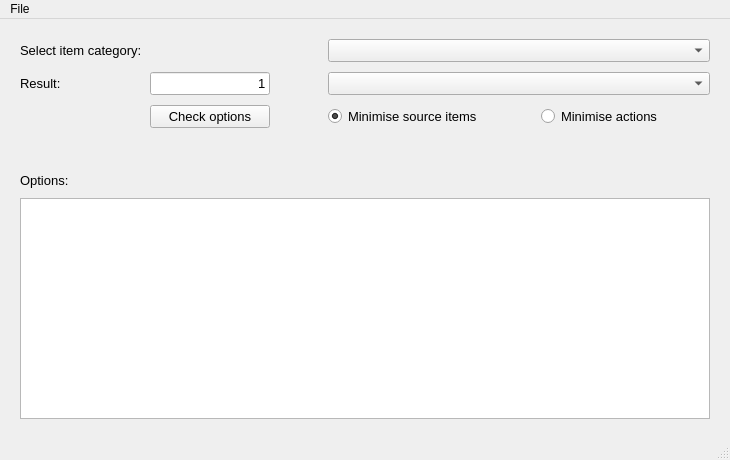
<?xml version="1.0" encoding="UTF-8"?>
<ui version="4.0">
 <class>MainWindow</class>
 <widget class="QMainWindow" name="MainWindow">
  <property name="geometry">
   <rect>
    <x>0</x>
    <y>0</y>
    <width>730</width>
    <height>460</height>
   </rect>
  </property>
  <property name="minimumSize">
   <size>
    <width>730</width>
    <height>460</height>
   </size>
  </property>
  <property name="windowTitle">
   <string>Fallen London - Item Conversion Calculator (by rahv7) - v0.9</string>
  </property>
  <widget class="QWidget" name="centralwidget">
   <property name="minimumSize">
    <size>
     <width>680</width>
     <height>415</height>
    </size>
   </property>
   <layout class="QHBoxLayout" name="horizontalLayout">
    <property name="margin">
     <number>10</number>
    </property>
    <item>
     <widget class="QWidget" name="widget" native="true">
      <property name="sizePolicy">
       <sizepolicy hsizetype="Preferred" vsizetype="Preferred">
        <horstretch>0</horstretch>
        <verstretch>0</verstretch>
       </sizepolicy>
      </property>
      <property name="minimumSize">
       <size>
        <width>680</width>
        <height>400</height>
       </size>
      </property>
      <layout class="QGridLayout" name="gridLayout_2">
       <property name="margin">
        <number>0</number>
       </property>
       <property name="spacing">
        <number>0</number>
       </property>
       <item row="0" column="0">
        <layout class="QGridLayout" name="gridLayout">
         <property name="margin">
          <number>10</number>
         </property>
         <property name="spacing">
          <number>10</number>
         </property>
         <item row="1" column="1">
          <widget class="QLineEdit" name="itemAmount">
           <property name="enabled">
            <bool>true</bool>
           </property>
           <property name="minimumSize">
            <size>
             <width>120</width>
             <height>0</height>
            </size>
           </property>
           <property name="maximumSize">
            <size>
             <width>100</width>
             <height>16777215</height>
            </size>
           </property>
           <property name="font">
            <font>
             <pointsize>10</pointsize>
            </font>
           </property>
           <property name="text">
            <string>1</string>
           </property>
           <property name="alignment">
            <set>Qt::AlignRight|Qt::AlignTrailing|Qt::AlignVCenter</set>
           </property>
          </widget>
         </item>
         <item row="2" column="1">
          <widget class="QPushButton" name="startButton">
           <property name="enabled">
            <bool>true</bool>
           </property>
           <property name="minimumSize">
            <size>
             <width>120</width>
             <height>0</height>
            </size>
           </property>
           <property name="font">
            <font>
             <pointsize>10</pointsize>
            </font>
           </property>
           <property name="text">
            <string>Check options</string>
           </property>
          </widget>
         </item>
         <item row="1" column="0">
          <widget class="QLabel" name="itemLabel">
           <property name="font">
            <font>
             <pointsize>10</pointsize>
            </font>
           </property>
           <property name="text">
            <string>Result:</string>
           </property>
           <property name="alignment">
            <set>Qt::AlignLeading|Qt::AlignLeft|Qt::AlignVCenter</set>
           </property>
          </widget>
         </item>
         <item row="3" column="0">
          <widget class="QLabel" name="optionsLabel">
           <property name="minimumSize">
            <size>
             <width>0</width>
             <height>50</height>
            </size>
           </property>
           <property name="font">
            <font>
             <pointsize>10</pointsize>
            </font>
           </property>
           <property name="text">
            <string>Options:</string>
           </property>
           <property name="alignment">
            <set>Qt::AlignBottom|Qt::AlignLeading|Qt::AlignLeft</set>
           </property>
          </widget>
         </item>
         <item row="0" column="0" colspan="2">
          <widget class="QLabel" name="catLabel">
           <property name="minimumSize">
            <size>
             <width>250</width>
             <height>0</height>
            </size>
           </property>
           <property name="font">
            <font>
             <pointsize>10</pointsize>
            </font>
           </property>
           <property name="text">
            <string>Select item category:</string>
           </property>
          </widget>
         </item>
         <item row="2" column="3">
          <widget class="QRadioButton" name="itemsButton">
           <property name="font">
            <font>
             <pointsize>10</pointsize>
            </font>
           </property>
           <property name="text">
            <string>Minimise source items</string>
           </property>
           <property name="checked">
            <bool>true</bool>
           </property>
          </widget>
         </item>
         <item row="2" column="5">
          <widget class="QRadioButton" name="actionsButton">
           <property name="font">
            <font>
             <pointsize>10</pointsize>
            </font>
           </property>
           <property name="text">
            <string>Minimise actions</string>
           </property>
          </widget>
         </item>
         <item row="2" column="2">
          <spacer name="horizontalSpacer">
           <property name="orientation">
            <enum>Qt::Horizontal</enum>
           </property>
           <property name="sizeHint" stdset="0">
            <size>
             <width>40</width>
             <height>20</height>
            </size>
           </property>
          </spacer>
         </item>
         <item row="2" column="4">
          <spacer name="horizontalSpacer_2">
           <property name="orientation">
            <enum>Qt::Horizontal</enum>
           </property>
           <property name="sizeHint" stdset="0">
            <size>
             <width>40</width>
             <height>20</height>
            </size>
           </property>
          </spacer>
         </item>
         <item row="2" column="6">
          <spacer name="horizontalSpacer_4">
           <property name="orientation">
            <enum>Qt::Horizontal</enum>
           </property>
           <property name="sizeHint" stdset="0">
            <size>
             <width>40</width>
             <height>20</height>
            </size>
           </property>
          </spacer>
         </item>
         <item row="2" column="0">
          <spacer name="horizontalSpacer_3">
           <property name="orientation">
            <enum>Qt::Horizontal</enum>
           </property>
           <property name="sizeHint" stdset="0">
            <size>
             <width>40</width>
             <height>20</height>
            </size>
           </property>
          </spacer>
         </item>
         <item row="4" column="0" colspan="7">
          <widget class="QTableView" name="tableView">
           <property name="enabled">
            <bool>true</bool>
           </property>
           <property name="horizontalScrollBarPolicy">
            <enum>Qt::ScrollBarAsNeeded</enum>
           </property>
          </widget>
         </item>
         <item row="0" column="3" colspan="4">
          <widget class="QComboBox" name="catBox">
           <property name="minimumSize">
            <size>
             <width>250</width>
             <height>0</height>
            </size>
           </property>
           <property name="font">
            <font>
             <pointsize>10</pointsize>
            </font>
           </property>
          </widget>
         </item>
         <item row="1" column="3" colspan="4">
          <widget class="QComboBox" name="itemBox">
           <property name="enabled">
            <bool>true</bool>
           </property>
           <property name="minimumSize">
            <size>
             <width>250</width>
             <height>0</height>
            </size>
           </property>
           <property name="font">
            <font>
             <pointsize>10</pointsize>
            </font>
           </property>
          </widget>
         </item>
        </layout>
       </item>
      </layout>
     </widget>
    </item>
   </layout>
  </widget>
  <widget class="QMenuBar" name="menubar">
   <property name="geometry">
    <rect>
     <x>0</x>
     <y>0</y>
     <width>730</width>
     <height>26</height>
    </rect>
   </property>
   <widget class="QMenu" name="menuFile">
    <property name="title">
     <string>File</string>
    </property>
    <addaction name="actionInfo"/>
    <addaction name="actionExit"/>
   </widget>
   <addaction name="menuFile"/>
  </widget>
  <widget class="QStatusBar" name="statusbar"/>
  <action name="actionExit">
   <property name="text">
    <string>Exit</string>
   </property>
  </action>
  <action name="actionInfo">
   <property name="text">
    <string>Info...</string>
   </property>
  </action>
 </widget>
 <tabstops>
  <tabstop>catBox</tabstop>
  <tabstop>itemBox</tabstop>
  <tabstop>itemAmount</tabstop>
  <tabstop>itemsButton</tabstop>
  <tabstop>actionsButton</tabstop>
  <tabstop>startButton</tabstop>
  <tabstop>tableView</tabstop>
 </tabstops>
 <resources/>
 <connections>
  <connection>
   <sender>actionExit</sender>
   <signal>triggered()</signal>
   <receiver>MainWindow</receiver>
   <slot>close()</slot>
   <hints>
    <hint type="sourcelabel">
     <x>-1</x>
     <y>-1</y>
    </hint>
    <hint type="destinationlabel">
     <x>339</x>
     <y>219</y>
    </hint>
   </hints>
  </connection>
  <connection>
   <sender>actionInfo</sender>
   <signal>triggered()</signal>
   <receiver>MainWindow</receiver>
   <slot>showInfo()</slot>
   <hints>
    <hint type="sourcelabel">
     <x>-1</x>
     <y>-1</y>
    </hint>
    <hint type="destinationlabel">
     <x>354</x>
     <y>229</y>
    </hint>
   </hints>
  </connection>
 </connections>
 <slots>
  <signal>actionExit()</signal>
  <slot>showInfo()</slot>
 </slots>
</ui>
